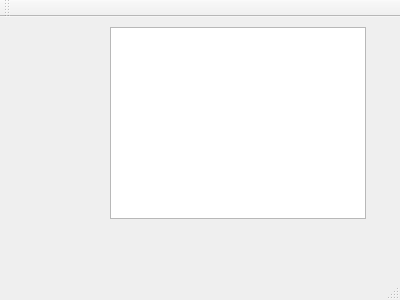
<?xml version="1.0" encoding="UTF-8"?>
<ui version="4.0">
 <class>MainWindow</class>
 <widget class="QMainWindow" name="MainWindow">
  <property name="geometry">
   <rect>
    <x>0</x>
    <y>0</y>
    <width>400</width>
    <height>300</height>
   </rect>
  </property>
  <property name="windowTitle">
   <string>MainWindow</string>
  </property>
  <widget class="QWidget" name="centralWidget">
   <widget class="QTableWidget" name="tableWidget">
    <property name="geometry">
     <rect>
      <x>110</x>
      <y>10</y>
      <width>256</width>
      <height>192</height>
     </rect>
    </property>
   </widget>
  </widget>
  <widget class="QMenuBar" name="menuBar">
   <property name="geometry">
    <rect>
     <x>0</x>
     <y>0</y>
     <width>400</width>
     <height>25</height>
    </rect>
   </property>
  </widget>
  <widget class="QToolBar" name="mainToolBar">
   <attribute name="toolBarArea">
    <enum>TopToolBarArea</enum>
   </attribute>
   <attribute name="toolBarBreak">
    <bool>false</bool>
   </attribute>
  </widget>
  <widget class="QStatusBar" name="statusBar"/>
 </widget>
 <layoutdefault spacing="6" margin="11"/>
 <resources/>
 <connections/>
</ui>
